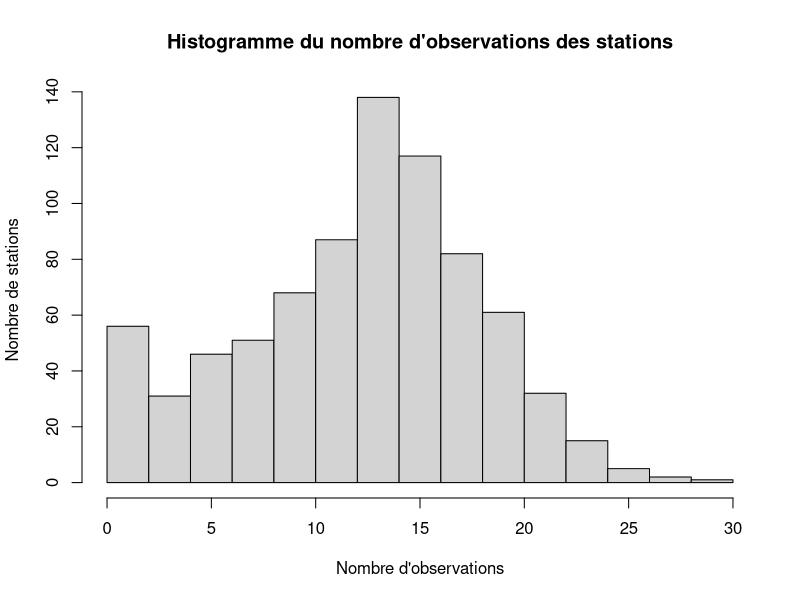
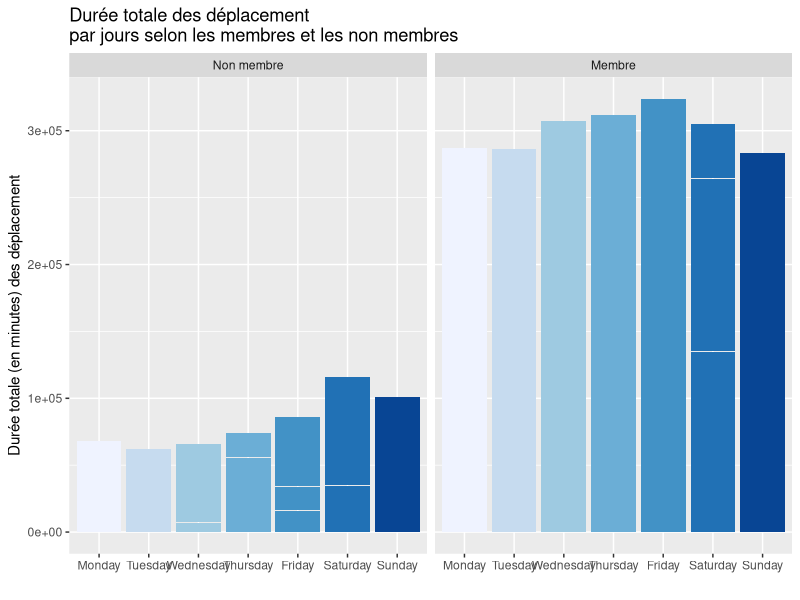
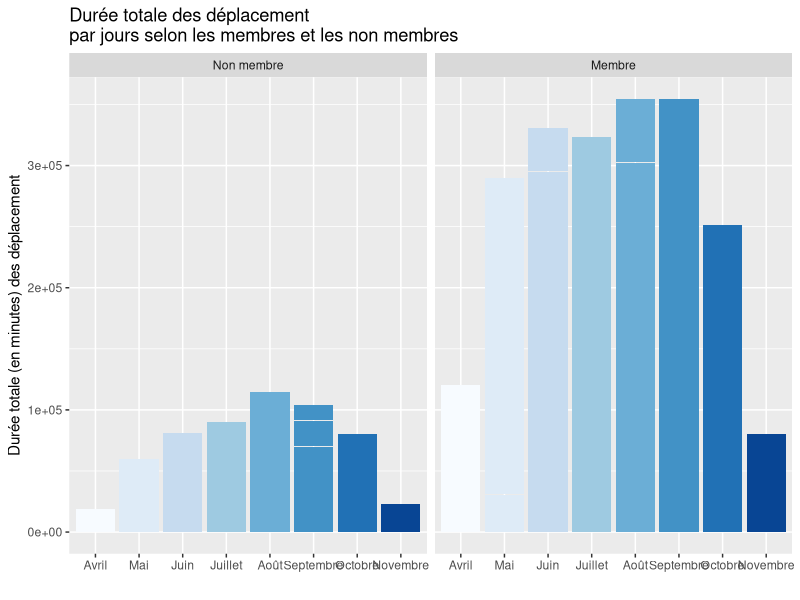
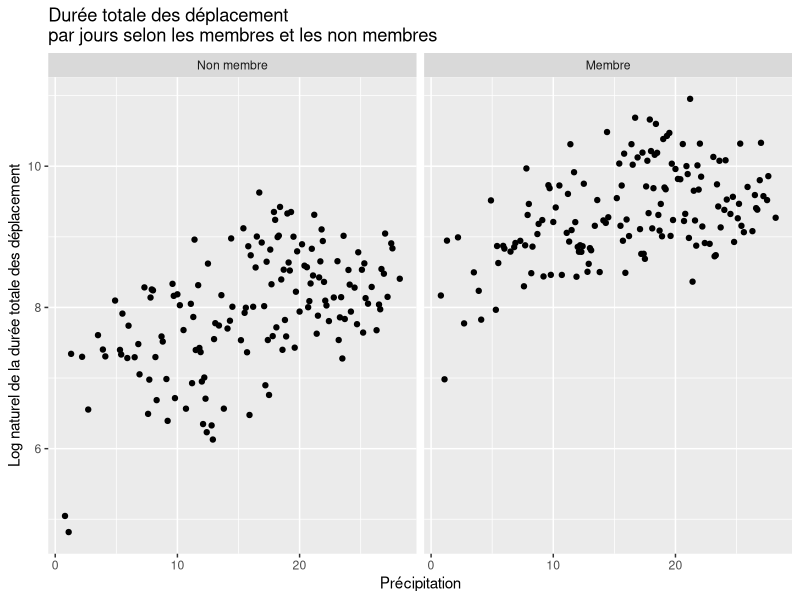
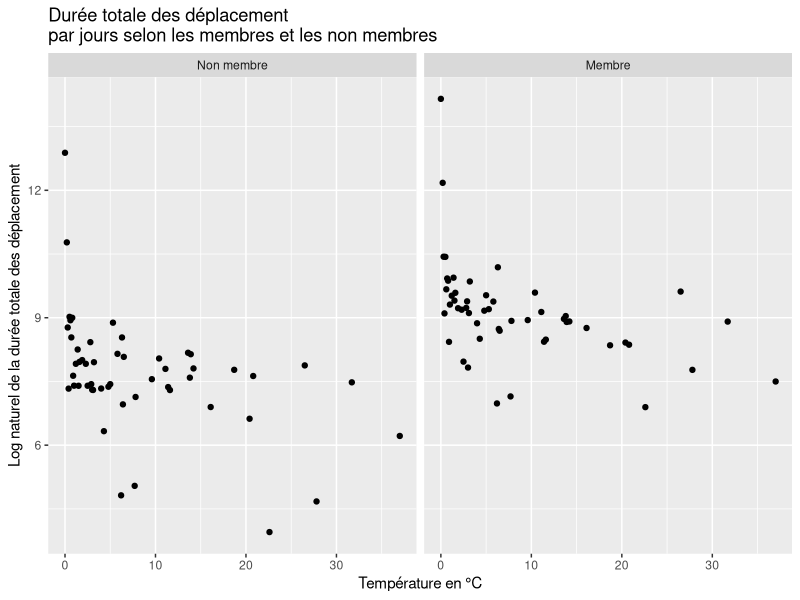
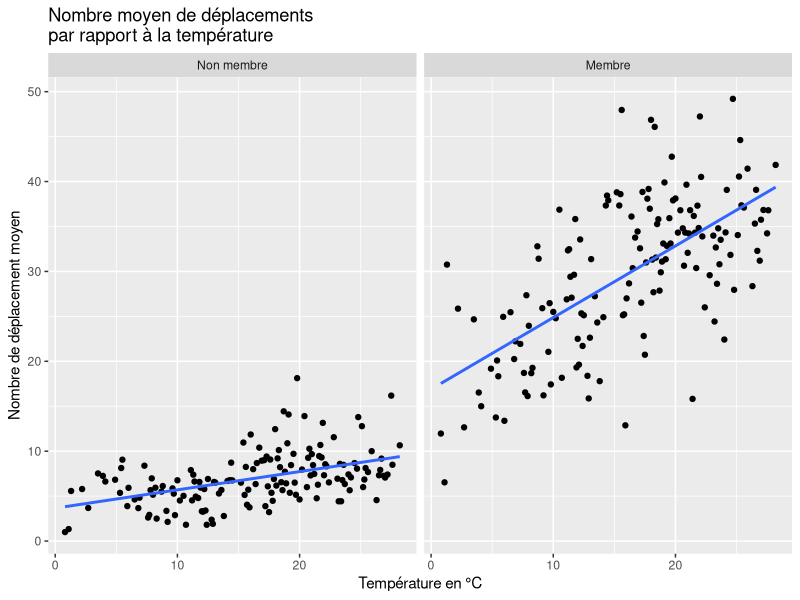
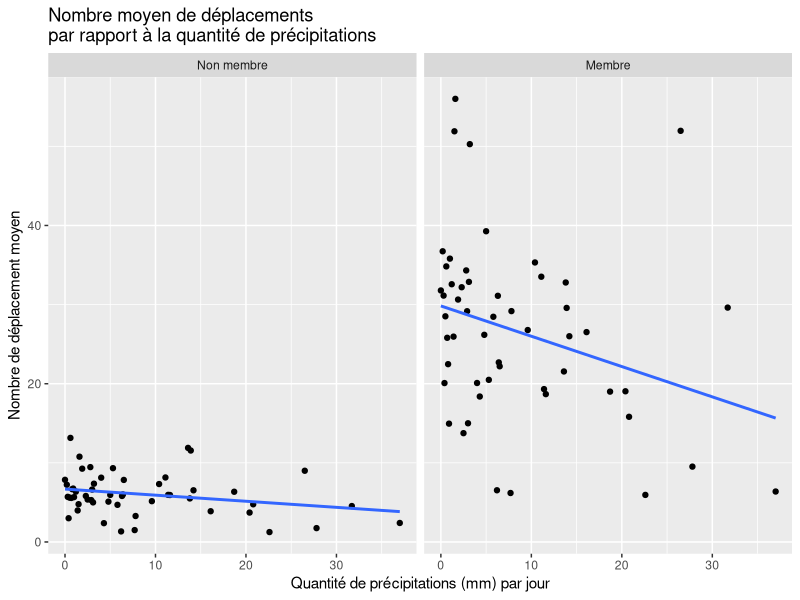
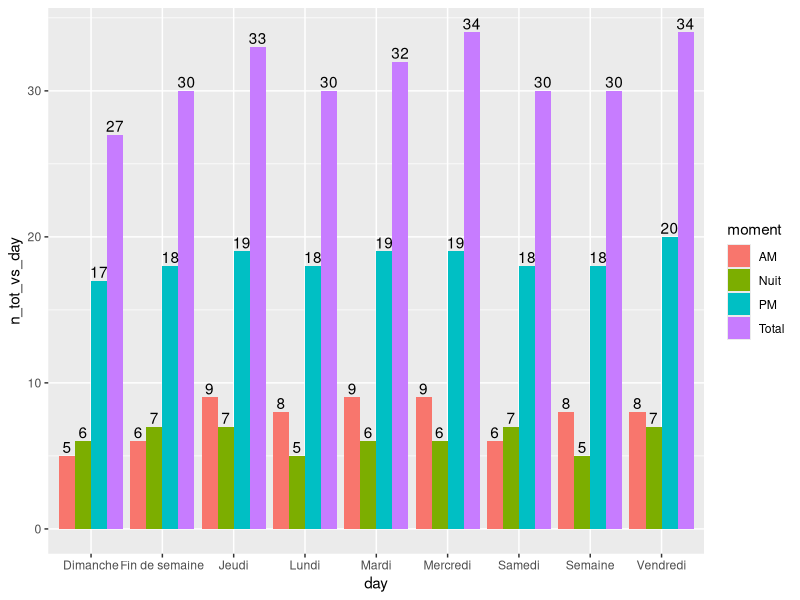

Source code (R) for these figures, in order:
## ---- chunk 1
knitr::opts_chunk$set(echo = FALSE)
knitr::opts_chunk$set(message = FALSE)
knitr::opts_chunk$set(warning = FALSE)
knitr::opts_chunk$set(error = FALSE)
## ---- chunk 2
library(tidyverse)
library(ggthemes)
library(RColorBrewer)
library(knitr)
## ---- chunk 3
dat = read.csv("bixi1.csv")

## ---- chunk 4
#Importation des données
bixi_raw_data_df= dat
#bixi_raw_data_df=read.table("raw_data/bixi1.csv", sep = ",", header = T)
## ---- chunk 5
knitr::kable(head(bixi_raw_data_df), caption="6 premières observations du jeu de données")
## ---- chunk 6
knitr::kable(tail(bixi_raw_data_df), caption="6 dernières observations du jeu de données")
## ---- chunk 7
str(bixi_raw_data_df)
## ---- chunk 8
options(knitr.kable.NA = "")
bixi_df=data.frame(station=as.factor(bixi_raw_data_df$station),
                   mm=as.factor(bixi_raw_data_df$mm),
                   dd=as.factor(bixi_raw_data_df$dd),
                   wday=as.factor(bixi_raw_data_df$wday),
                   mem=as.factor(bixi_raw_data_df$mem),
                   holiday=as.factor(bixi_raw_data_df$holiday),
                   bixi_raw_data_df[,7:ncol(bixi_raw_data_df)])
knitr::kable(summary(bixi_df), caption="Sommaire des observations")
## ---- chunk 9
freqTable_station=table(bixi_df$station)
hist(freqTable_station, xlab = "Nombre d'observations", ylab = "Nombre de stations", main = "Histogramme du nombre d'observations des stations")
## ---- chunk 10
dat$wday <- factor(dat$wday,
                   levels = c("Monday", "Tuesday", "Wednesday", "Thursday", "Friday", "Saturday", "Sunday"))

label <- c(`1` = "Membre", `0` = "Non membre")
## ---- chunk 11
ggplot(dat, aes(x=wday, y=dur,
           fill = wday)) +
  geom_bar(stat = "identity") +
  scale_fill_brewer(palette = "Blues")+
  facet_wrap(~ mem,labeller=labeller(mem=label))+
  theme(legend.position="none")+
  labs(title = "Durée totale des déplacement \npar jours selon les membres et les non membres")+
  xlab("")+
  ylab("Durée totale (en minutes) des déplacement")
## ---- chunk 12
dat$wday <- factor(dat$wday,
                   levels = c("Monday", "Tuesday", "Wednesday", "Thursday", "Friday", "Saturday", "Sunday"))

label <- c(`1` = "Membre", `0` = "Non membre")
## ---- chunk 13
ggplot(dat, aes(as.factor(mm), dur, fill = as.factor(mm))) +
  geom_bar(stat = "identity") +
  scale_fill_brewer(palette = "Blues")+
  facet_wrap(~ mem,labeller=labeller(mem=label))+
  theme(legend.position="none")+
  scale_x_discrete(breaks = 4:11,labels=c("Avril","Mai","Juin", "Juillet", "Août", "Septembre", "Octobre", "Novembre")) +
  labs(title = "Durée totale des déplacement \npar jours selon les membres et les non membres")+
  xlab("")+
  ylab("Durée totale (en minutes) des déplacement")
## ---- chunk 14
dat_temp <- dat %>%
  select(mem, dur, temp, avg) %>% 
  group_by(temp, mem) %>%
  summarise(dur = log(sum(dur)))
## ---- chunk 15
ggplot(dat_temp, aes(temp, dur)) +
  geom_point() +
  facet_wrap(~mem,labeller=labeller(mem=label)) +
  labs(title = "Durée totale des déplacement \npar jours selon les membres et les non membres")+
  xlab("Précipitation")+
  ylab("Log naturel de la durée totale des déplacement")

## ---- chunk 16
dat_rain <- dat %>%
  select(mem, dur, rain) %>% 
  group_by(rain, mem) %>%
  summarise(dur = log(sum(dur)))

## ---- chunk 17
ggplot(dat_rain, aes(rain, dur)) +
  geom_point() +
  facet_wrap(~mem,labeller=labeller(mem=label)) +
  labs(title = "Durée totale des déplacement \npar jours selon les membres et les non membres")+
  xlab("Température en °C")+
  ylab("Log naturel de la durée totale des déplacement")
## ---- chunk 18
dat_mem <- dat %>%
  select(mem, avg, dur) %>% 
  group_by(mem) %>%
  summarise(avg = mean(avg), dur = sum(dur)) %>% 
  mutate(dur_relative = ifelse(mem == 1, dur / sum(dat$mem == 1), dur / sum(dat$mem ==0))) %>% 
  mutate(mem = ifelse(mem == 1, "Membre", "Non-membre"))
## ---- chunk 19
kable(dat_mem, col.names = c("Membre", "Durée moyenne", "Durée totale", "Durée totale relative"), caption = "Détail sur la durée selon les abonnements")
## ---- chunk 20
dat_hol <- dat %>%
  select(holiday, avg, dur) %>% 
  group_by(holiday) %>%
  summarise(avg = mean(avg), dur = sum(dur)) %>% 
  mutate(dur_relative = ifelse(holiday == 1, dur / sum(dat$holiday == 1), dur / sum(dat$holiday ==0))) %>% 
  mutate(holiday = ifelse(holiday == 1, "Férié", "Non férié"))


kable(dat_hol, col.names = c("Jour", "Durée moyenne", "Durée totale", "Durée totale relative"), caption = "Détail sur la durée selon les fériés")

## ---- chunk 21
dat_temp_ntot <- dat %>%
  select(mem, n_tot, temp) %>% 
  group_by(temp, mem) %>%
  summarise(n_tot = (mean(n_tot)))

ggplot(dat_temp_ntot, aes(temp, n_tot)) +
  geom_point() + geom_smooth(method='lm', se=FALSE) +
  facet_wrap(~mem,labeller=labeller(mem=label)) +
  labs(title = "Nombre moyen de déplacements \npar rapport à la température")+
  xlab("Température en °C")+
  ylab("Nombre de déplacement moyen")
  theme_minimal()

dat_temp_n_tot_mem <- filter(dat_temp_ntot, mem == 1)
cor_n_tot_temp_mem <- cor(dat_temp_n_tot_mem$n_tot,dat_temp_n_tot_mem$temp)

dat_temp_n_tot_nmem <- filter(dat_temp_ntot, mem == 0)
cor_n_tot_temp_nmem <- cor(dat_temp_n_tot_nmem$n_tot,dat_temp_n_tot_nmem$temp)
## ---- chunk 22
dat_rain_ntot <- dat %>%
  select(mem, n_tot, rain) %>% 
  group_by(rain, mem) %>%
  summarise(n_tot = (mean(n_tot)))

ggplot(dat_rain_ntot, aes(rain, n_tot)) +
  geom_point() + geom_smooth(method='lm', se=FALSE) +
  facet_wrap(~mem,labeller=labeller(mem=label)) +
  labs(title = "Nombre moyen de déplacements \npar rapport à la quantité de précipitations")+
  xlab("Quantité de précipitations (mm) par jour")+
  ylab("Nombre de déplacement moyen")
  theme_minimal()

dat_rain_n_tot_mem <- filter(dat_rain_ntot, mem == 1)
cor_n_tot_rain_mem <- cor(dat_rain_n_tot_mem$n_tot,dat_rain_n_tot_mem$rain)

dat_rain_n_tot_nmem <- filter(dat_rain_ntot, mem == 0)
cor_n_tot_rain_nmem <- cor(dat_rain_n_tot_nmem$n_tot,dat_rain_n_tot_nmem$rain)
## ---- chunk 23

monday <- select(filter(dat, wday == "Monday" & mem == 1),n_tot,n_AM,n_PM)
v_monday <- c(mean(monday$n_AM),mean(monday$n_PM), mean(monday$n_tot-monday$n_AM-monday$n_PM),mean(monday$n_tot))

monday_nm <- select(filter(dat, wday == "Monday" & mem == 0),n_tot,n_AM,n_PM)
v_monday_nm <- c(mean(monday_nm$n_AM),mean(monday_nm$n_PM),mean(monday_nm$n_tot-monday_nm$n_AM-monday_nm$n_PM),mean(monday_nm$n_tot))


tuesday <- select(filter(dat, wday == "Tuesday" & mem == 1),n_tot,n_AM,n_PM)
v_tuesday <- c(mean(tuesday$n_AM),mean(tuesday$n_PM), mean(tuesday$n_tot-tuesday$n_AM-tuesday$n_PM),mean(tuesday$n_tot))

tuesday_nm <- select(filter(dat, wday == "Tuesday" & mem == 0),n_tot,n_AM,n_PM)
v_tuesday_nm <- c(mean(tuesday_nm$n_AM),mean(tuesday_nm$n_PM),mean(tuesday_nm$n_tot-tuesday_nm$n_AM-tuesday_nm$n_PM),mean(tuesday_nm$n_tot))


wednesday <- select(filter(dat, wday == "Wednesday" & mem == 1),n_tot,n_AM,n_PM)
v_wednesday <- c(mean(wednesday$n_AM),mean(wednesday$n_PM), mean(wednesday$n_tot-wednesday$n_AM-wednesday$n_PM),mean(wednesday$n_tot))

wednesday_nm <- select(filter(dat, wday == "Wednesday" & mem == 0),n_tot,n_AM,n_PM)
v_wednesday_nm <- c(mean(wednesday_nm$n_AM),mean(wednesday_nm$n_PM),mean(wednesday_nm$n_tot-wednesday_nm$n_AM-wednesday_nm$n_PM),mean(wednesday_nm$n_tot))


thursday <- select(filter(dat, wday == "Thursday" & mem == 1),n_tot,n_AM,n_PM)
v_thursday <- c(mean(thursday$n_AM),mean(thursday$n_PM), mean(thursday$n_tot-thursday$n_AM-thursday$n_PM),mean(thursday$n_tot))

thursday_nm <- select(filter(dat, wday == "Thursday" & mem == 0),n_tot,n_AM,n_PM)
v_thursday_nm <- c(mean(thursday_nm$n_AM),mean(thursday_nm$n_PM),mean(thursday_nm$n_tot-thursday_nm$n_AM-thursday_nm$n_PM),mean(thursday_nm$n_tot))


friday <- select(filter(dat, wday == "Friday" & mem == 1),n_tot,n_AM,n_PM)
v_friday <- c(mean(friday$n_AM),mean(friday$n_PM), mean(friday$n_tot-friday$n_AM-friday$n_PM),mean(friday$n_tot))

friday_nm <- select(filter(dat, wday == "Friday" & mem == 0),n_tot,n_AM,n_PM)
v_friday_nm <- c(mean(friday_nm$n_AM),mean(friday_nm$n_PM),mean(friday_nm$n_tot-friday_nm$n_AM-friday_nm$n_PM),mean(friday_nm$n_tot))


saturday <- select(filter(dat, wday == "Saturday" & mem == 1),n_tot,n_AM,n_PM)
v_saturday <- c(mean(saturday$n_AM),mean(saturday$n_PM), mean(saturday$n_tot-saturday$n_AM-saturday$n_PM),mean(saturday$n_tot))

saturday_nm <- select(filter(dat, wday == "Saturday" & mem == 0),n_tot,n_AM,n_PM)
v_saturday_nm <- c(mean(saturday_nm$n_AM),mean(saturday_nm$n_PM),mean(saturday_nm$n_tot-saturday_nm$n_AM-saturday_nm$n_PM),mean(saturday_nm$n_tot))


sunday <- select(filter(dat, wday == "Sunday" & mem == 1),n_tot,n_AM,n_PM)
v_sunday <- c(mean(sunday$n_AM),mean(sunday$n_PM), mean(sunday$n_tot-sunday$n_AM-sunday$n_PM),mean(sunday$n_tot))

sunday_nm <- select(filter(dat, wday == "Sunday" & mem == 0),n_tot,n_AM,n_PM)
v_sunday_nm <- c(mean(sunday_nm$n_AM),mean(sunday_nm$n_PM),mean(sunday_nm$n_tot-sunday_nm$n_AM-sunday_nm$n_PM),mean(sunday_nm$n_tot))


v_semaine <- c(mean(v_monday[1],v_tuesday[1],v_wednesday[1],v_thursday[1],v_friday[1]),+
             mean(v_monday[2],v_tuesday[2],v_wednesday[2],v_thursday[2],v_friday[2]),+
             mean(v_monday[3],v_tuesday[3],v_wednesday[3],v_thursday[3],v_friday[3]),+
             mean(v_monday[4],v_tuesday[4],v_wednesday[4],v_thursday[4],v_friday[4]))

v_fin_semaine <- c(mean(v_saturday[1],v_sunday[1]),+
                 mean(v_saturday[2],v_sunday[2]),+
                 mean(v_saturday[3],v_sunday[3]),+
                 mean(v_saturday[4],v_sunday[4]))


v_semaine_nm <- c(mean(v_monday_nm[1],v_tuesday_nm[1],v_wednesday_nm[1],v_thursday_nm[1],v_friday_nm[1]),+
             mean(v_monday_nm[2],v_tuesday_nm[2],v_wednesday_nm[2],v_thursday_nm[2],v_friday_nm[2]),+
             mean(v_monday_nm[3],v_tuesday_nm[3],v_wednesday_nm[3],v_thursday_nm[3],v_friday_nm[3]),+
             mean(v_monday_nm[4],v_tuesday_nm[4],v_wednesday_nm[4],v_thursday_nm[4],v_friday_nm[4]))

v_fin_semaine_nm <- c(mean(v_saturday_nm[1],v_sunday_nm[1]),+
                 mean(v_saturday_nm[2],v_sunday_nm[2]),+
                 mean(v_saturday_nm[3],v_sunday_nm[3]),+
                 mean(v_saturday_nm[4],v_sunday_nm[4]))

n_tot_vs_day = ceiling(c(v_monday, v_tuesday, v_wednesday, v_thursday, v_friday, v_saturday, v_sunday, v_semaine, v_fin_semaine))
n_tot_vs_day_nm = ceiling(c(v_monday_nm, v_tuesday_nm, v_wednesday_nm, v_thursday_nm, v_friday_nm, v_saturday_nm, v_sunday_nm, v_semaine_nm, v_fin_semaine_nm))


moment <- rep(c("AM", "PM", "Nuit", "Total"),9)

day <- c(rep("Lundi",4), rep("Mardi",4), rep("Mercredi",4), rep("Jeudi",4), rep("Vendredi",4), rep("Samedi",4), rep("Dimanche",4), rep("Semaine",4), rep("Fin de semaine",4))

wday_data_n <- data.frame(moment,n_tot_vs_day,day)
wday_data_n_nm <- data.frame(moment,n_tot_vs_day_nm,day)


ggplot(wday_data_n, aes(fill=moment,y = n_tot_vs_day, x = day )) + geom_bar(position="dodge", stat="identity")+
geom_text(aes(label=n_tot_vs_day), position=position_dodge(width=0.9), vjust=-0.25)

ggplot(wday_data_n_nm, aes(fill=moment,y = n_tot_vs_day_nm, x = day )) + geom_bar(position="dodge", stat="identity")+
geom_text(aes(label=n_tot_vs_day_nm), position=position_dodge(width=0.9), vjust=-0.25)
              
## ---- chunk 24

data_ferie_mem = unlist(select(filter(dat, holiday == 1 & mem == 1),n_tot))
data_ferie_nmem = unlist(select(filter(dat, holiday == 1 & mem == 0),n_tot))
data_nferie_mem = unlist(select(filter(dat, holiday == 0 & mem == 1),n_tot))
data_nferie_nmem = unlist(select(filter(dat, holiday == 0 & mem == 0),n_tot))

bp <- boxplot(data_ferie_mem, data_nferie_mem, staplewex = 1,
              main = "Nombre de déplacements pour les membres",
              at = c(1,2),
              names = c("Férié", "Non-férié"),
              las = 2,
              col = c("orange","blue"),
              border = "black"
              )
text(x = col(bp$stats) - .5, y = bp$stats, labels = bp$stats, cex = 0.7)

bp <- boxplot(data_ferie_nmem, data_nferie_nmem, staplewex = 1,
              main = "Nombre de déplacements pour les non-membres",
              at = c(1,2),
              names = c("Férié", "Non-férié"),
              las = 2,
              col = c("orange","blue"),
              border = "black"
              )
text(x = col(bp$stats) - .5, y = bp$stats, labels = bp$stats, cex = 0.5)


## ---- chunk 25

etat <- rep(c("Membre", "Non-membre"),8)

mois <- c(rep("Avril",2), rep("Mai",2), rep("Juin",2), rep("Juillet",2), rep("Août",2), rep("Septembre",2), rep("Octobre",2), rep("Novembre",2))

dat_mem_n_tot_vs_mm <- select(filter(dat,mem == 1),n_tot,mm)
dat_nmem_n_tot_vs_mm <- select(filter(dat,mem == 0),n_tot,mm)

#v_n_tot_vs_mm <- ceiling(c(mean(filter(dat_mem_n_tot_vs_mm, mm == 4)$n_tot), mean(filter(dat_nmem_n_tot_vs_mm, mm == 4)$n_tot),+
#                       mean(filter(dat_mem_n_tot_vs_mm, mm == 5)$n_tot), mean(filter(dat_nmem_n_tot_vs_mm, mm == 5)$n_tot),+
#                       mean(filter(dat_mem_n_tot_vs_mm, mm == 6)$n_tot), mean(filter(dat_nmem_n_tot_vs_mm, mm == 6)$n_tot),+
#                       mean(filter(dat_mem_n_tot_vs_mm, mm == 7)$n_tot), mean(filter(dat_nmem_n_tot_vs_mm, mm == 7)$n_tot),+
#                       mean(filter(dat_mem_n_tot_vs_mm, mm == 8)$n_tot), mean(filter(dat_nmem_n_tot_vs_mm, mm == 8)$n_tot),+
#                       mean(filter(dat_mem_n_tot_vs_mm, mm == 9)$n_tot), mean(filter(dat_nmem_n_tot_vs_mm, mm == 9)$n_tot),+
#                       mean(filter(dat_mem_n_tot_vs_mm, mm == 10)$n_tot), mean(filter(dat_nmem_n_tot_vs_mm, mm == 10)$n_tot),+
#                       mean(filter(dat_mem_n_tot_vs_mm, mm == 11)$n_tot), mean(filter(dat_nmem_n_tot_vs_mm, mm == 11)$n_tot)))

v_n_tot_vs_mm <- c(sum(filter(dat_mem_n_tot_vs_mm, mm == 4)$n_tot), sum(filter(dat_nmem_n_tot_vs_mm, mm == 4)$n_tot),+
                       sum(filter(dat_mem_n_tot_vs_mm, mm == 5)$n_tot), sum(filter(dat_nmem_n_tot_vs_mm, mm == 5)$n_tot),+
                       sum(filter(dat_mem_n_tot_vs_mm, mm == 6)$n_tot), sum(filter(dat_nmem_n_tot_vs_mm, mm == 6)$n_tot),+
                       sum(filter(dat_mem_n_tot_vs_mm, mm == 7)$n_tot), sum(filter(dat_nmem_n_tot_vs_mm, mm == 7)$n_tot),+
                       sum(filter(dat_mem_n_tot_vs_mm, mm == 8)$n_tot), sum(filter(dat_nmem_n_tot_vs_mm, mm == 8)$n_tot),+
                       sum(filter(dat_mem_n_tot_vs_mm, mm == 9)$n_tot), sum(filter(dat_nmem_n_tot_vs_mm, mm == 9)$n_tot),+
                       sum(filter(dat_mem_n_tot_vs_mm, mm == 10)$n_tot), sum(filter(dat_nmem_n_tot_vs_mm, mm == 10)$n_tot),+
                       sum(filter(dat_mem_n_tot_vs_mm, mm == 11)$n_tot), sum(filter(dat_nmem_n_tot_vs_mm, mm == 11)$n_tot))


dmm_data_n_tot <- data.frame(etat,v_n_tot_vs_mm,mois)

#Réaranger l'ordre:

ggplot(dmm_data_n_tot, aes(fill=etat,y = v_n_tot_vs_mm, x = mois)) + geom_bar(position="dodge",stat="identity")+
geom_text(aes(label=v_n_tot_vs_mm), position=position_dodge(width=0.9), vjust=-0.25)

#hist(dat$mm)

#plot(dat$mm,dat$n_tot)

## ---- chunk 26
knitr::kable(summary(dat), caption="tableau")

## ---- chunk 27
donnees_summary <- dat %>%
  group_by(mem) %>%
  summarise(percentage = n() / nrow(dat) * 100)
# Création variable pour afficher en %

# Création du graphique à barres
ggplot(data = donnees_summary, aes(x = factor(mem), y = percentage, fill = factor(mem))) +
  geom_bar(stat = "identity") +
  guides(fill=guide_legend(title = "Membre"))+
  ggtitle("Pourcentage de membre et de non membre BIXI")+
  xlab("")+
  ylab("Pourcentage")+
  theme_minimal()
## ---- chunk 28
dat %>%  ggplot(aes(avg,temp))+
  geom_point()+
  theme_minimal()

dat %>% ggplot(aes(dur))+
  geom_density()
  
